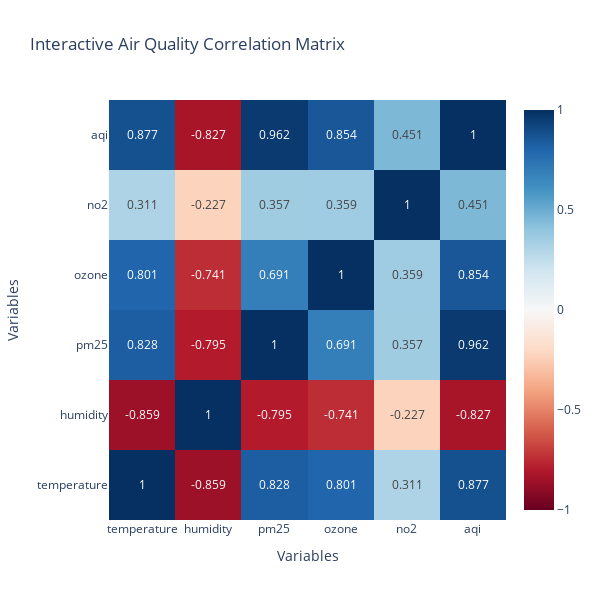

The cell this chart's notebook holds for it:
### Markdown cell above
## 3. Correlation Matrices and Heatmaps

Correlation matrices provide a systematic way to examine relationships between multiple variables simultaneously. Heatmaps make these patterns visually apparent.

### Key Concepts:
- **Pearson correlation**: Linear relationships (-1 to +1)
- **Spearman correlation**: Monotonic relationships (rank-based)
- **Clustering**: Grouping similar variables together
- **Significance testing**: Statistical confidence in correlations

### Code cell
print("Creating correlation matrix and heatmap visualizations...")

# 1. Comprehensive correlation analysis
fig, axes = plt.subplots(2, 2, figsize=(16, 12))
fig.suptitle('Correlation Analysis Techniques', fontsize=16, fontweight='bold')

# Basic correlation heatmap for air quality data
corr_vars = ['temperature', 'humidity', 'pm25', 'ozone', 'no2', 'aqi']
correlation_matrix = air_quality[corr_vars].corr()

# Basic heatmap
sns.heatmap(correlation_matrix, annot=True, cmap='RdBu_r', center=0, 
           vmin=-1, vmax=1, ax=axes[0, 0], cbar_kws={'label': 'Correlation'})
axes[0, 0].set_title('Pearson Correlation Matrix')

# Spearman correlation for non-linear relationships
spearman_corr = air_quality[corr_vars].corr(method='spearman')
sns.heatmap(spearman_corr, annot=True, cmap='RdBu_r', center=0,
           vmin=-1, vmax=1, ax=axes[0, 1], cbar_kws={'label': 'Spearman ρ'})
axes[0, 1].set_title('Spearman Rank Correlation')

# Clustered correlation matrix
from scipy.cluster.hierarchy import dendrogram, linkage
from scipy.spatial.distance import squareform

# Calculate distance matrix and linkage
dist_matrix = 1 - correlation_matrix.abs()
linkage_matrix = linkage(squareform(dist_matrix), method='ward')

# Get cluster order
from scipy.cluster.hierarchy import leaves_list
cluster_order = leaves_list(linkage_matrix)
clustered_corr = correlation_matrix.iloc[cluster_order, cluster_order]

sns.heatmap(clustered_corr, annot=True, cmap='RdBu_r', center=0,
           vmin=-1, vmax=1, ax=axes[1, 0], cbar_kws={'label': 'Correlation'})
axes[1, 0].set_title('Clustered Correlation Matrix')

# Significance testing visualization
def calculate_p_values(df):
    """Calculate p-values for correlation matrix"""
    from scipy.stats import pearsonr
    
    n = len(df.columns)
    p_matrix = np.zeros((n, n))
    
    for i in range(n):
        for j in range(n):
            if i != j:
                _, p_val = pearsonr(df.iloc[:, i], df.iloc[:, j])
                p_matrix[i, j] = p_val
            else:
                p_matrix[i, j] = 0
    
    return pd.DataFrame(p_matrix, columns=df.columns, index=df.columns)

p_values = calculate_p_values(air_quality[corr_vars])

# Create significance mask (p < 0.05)
mask = p_values > 0.05
masked_corr = correlation_matrix.copy()
masked_corr[mask] = 0

sns.heatmap(masked_corr, annot=True, cmap='RdBu_r', center=0,
           vmin=-1, vmax=1, ax=axes[1, 1], 
           cbar_kws={'label': 'Significant Correlations (p<0.05)'})
axes[1, 1].set_title('Statistically Significant Correlations')

plt.tight_layout()
plt.show()

# 2. Interactive correlation heatmap with Plotly
print("\n🎨 Creating interactive correlation heatmap...")

# Create interactive heatmap
fig_interactive = go.Figure(data=go.Heatmap(
    z=correlation_matrix.values,
    x=correlation_matrix.columns,
    y=correlation_matrix.columns,
    colorscale='RdBu',
    zmid=0,
    zmin=-1,
    zmax=1,
    text=correlation_matrix.round(3).values,
    texttemplate='%{text}',
    textfont={'size': 12},
    hovertemplate='<b>%{x} vs %{y}</b><br>Correlation: %{z:.3f}<extra></extra>'
))

fig_interactive.update_layout(
    title='Interactive Air Quality Correlation Matrix',
    xaxis_title='Variables',
    yaxis_title='Variables',
    width=600,
    height=600,
    font=dict(size=12)
)

fig_interactive.show()

print("✅ Correlation matrix analysis complete!")
print("\n🔍 Key Insights:")
print("• Pearson captures linear relationships")
print("• Spearman better for monotonic non-linear patterns") 
print("• Clustering reveals variable groupings")
print("• Statistical significance prevents false discoveries")
print("• Interactive heatmaps enable detailed exploration")

### Figure 1 — Plotly figure (JSON) as saved in the notebook; plotly's stock layout.template omitted (floating-point values rounded to 4 significant figures)
{"data": [{"colorscale": [[0, "rgb(103,0,31)"], [0.1, "rgb(178,24,43)"], [0.2, "rgb(214,96,77)"], [0.3, "rgb(244,165,130)"], [0.4, "rgb(253,219,199)"], [0.5, "rgb(247,247,247)"], [0.6, "rgb(209,229,240)"], [0.7, "rgb(146,197,222)"], [0.8, "rgb(67,147,195)"], [0.9, "rgb(33,102,172)"], [1, "rgb(5,48,97)"]], "hovertemplate": "<b>%{x} vs %{y}</b><br>Correlation: %{z:.3f}<extra></extra>", "text": [[1.0, -0.859, 0.828, 0.801, 0.311, 0.877], [-0.859, 1.0, -0.795, -0.741, -0.227, -0.827], [0.828, -0.795, 1.0, 0.691, 0.357, 0.962], [0.801, -0.741, 0.691, 1.0, 0.359, 0.854], [0.311, -0.227, 0.357, 0.359, 1.0, 0.451], [0.877, -0.827, 0.962, 0.854, 0.451, 1.0]], "textfont": {"size": 12}, "texttemplate": "%{text}", "type": "heatmap", "x": ["temperature", "humidity", "pm25", "ozone", "no2", "aqi"], "y": ["temperature", "humidity", "pm25", "ozone", "no2", "aqi"], "z": [[1.0, -0.8587, 0.8278, 0.8009, 0.3109, 0.877], [-0.8587, 1.0, -0.7952, -0.7414, -0.2272, -0.8272], [0.8278, -0.7952, 1.0, 0.6907, 0.357, 0.9624], [0.8009, -0.7414, 0.6907, 1.0, 0.3592, 0.8541], [0.3109, -0.2272, 0.357, 0.3592, 1.0, 0.4509], [0.877, -0.8272, 0.9624, 0.8541, 0.4509, 1.0]], "zmax": 1, "zmid": 0, "zmin": -1}], "layout": {"font": {"size": 12}, "height": 600, "title": {"text": "Interactive Air Quality Correlation Matrix"}, "width": 600, "xaxis": {"title": {"text": "Variables"}}, "yaxis": {"title": {"text": "Variables"}}}}
